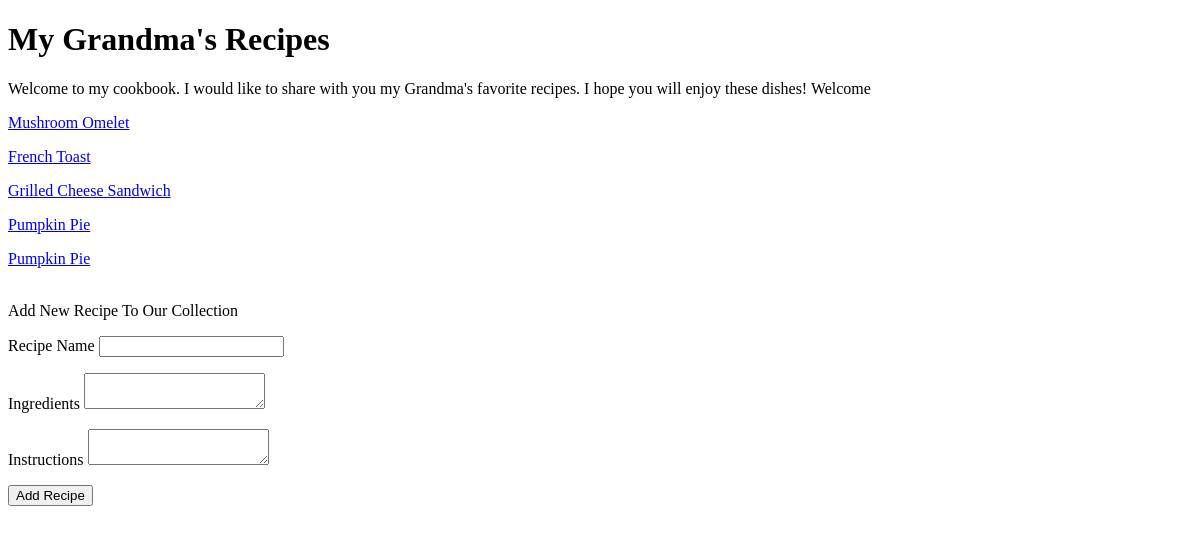
Before: / with the older database file.
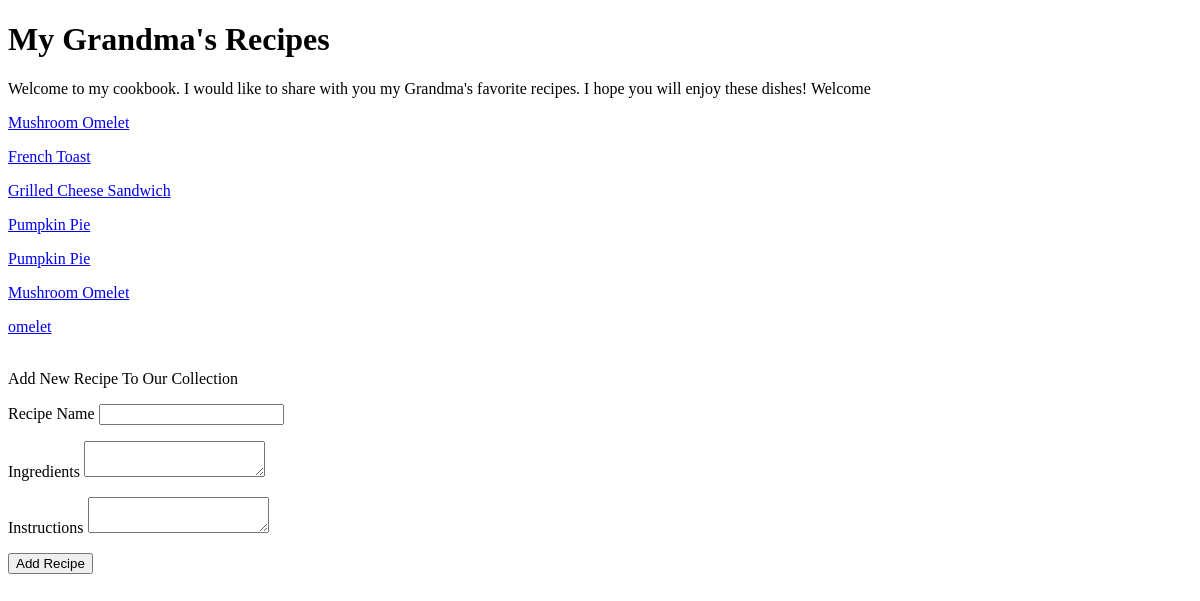
After: the same page with the newer database file.
### tables this page shows
CREATE TABLE recipes(id INTEGER PRIMARY KEY AUTOINCREMENT, recipe_name TEXT, ingredients json, instructions json);

### recipes.py (the view)
@app.route('/')
def index():
    recipe_form = RecipeForm(csrf_enabled=False)
    con = sqlite3.connect("recipes.db")
    con.row_factory = sqlite3.Row
    cur = con.cursor()
    cur.execute("SELECT id, recipe_name FROM recipes")
    rows = cur.fetchall()
    con.commit()
    con.close
    return render_template("index.html", rows=rows, template_form=recipe_form)

### forms.py
class RecipeForm(FlaskForm):
    recipe_name=StringField("Recipe Name", validators = [DataRequired()])
    ingredients = TextAreaField("Ingredients", validators = [DataRequired()])
    instructions = TextAreaField("Instructions", validators = [DataRequired()])
    submit = SubmitField("Add Recipe")

### templates/index.html (shortened to what this page needs)
<!DOCTYPE html>
<html>
  <body>
    <h1>My Grandma's Recipes</h1>
    <p>Welcome to my cookbook. I would like to share with you my Grandma's favorite recipes. I hope you will enjoy these dishes! Welcome</p>
    {% for row in rows %}
    <p><a href="/recipe/{{ row['id'] }}">{{ row["recipe_name"] }}</a></p>
     {% endfor %}
     <br>Add New Recipe To Our Collection
     <form action="/recipes/add-new", method="POST">
       <p>{{ template_form.recipe_name.label }}
       {{ template_form.recipe_name() }}</p>
       <p>{{ template_form.ingredients.label }}
       {{ template_form.ingredients() }}</p>
       <p>{{ template_form.instructions.label }}
       {{ template_form.instructions() }}</p>
       <p>{{ template_form.submit() }}</p>
     </form>
  </body>
</html>

Changed rows visible on the page:
added recipes: recipe_name "Mushroom Omelet"
added recipes: recipe_name "omelet"
